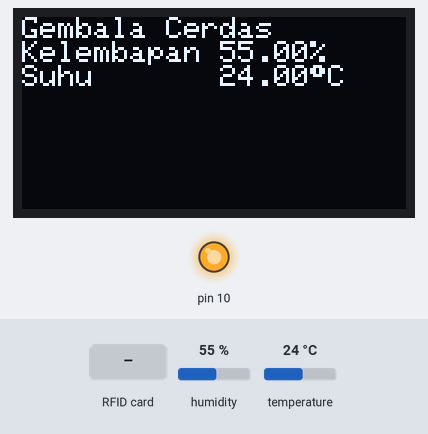
Bench run of a sketch on a simulated Arduino Uno, built with avr-gcc and run on an emulated ATmega328P. On the bench: 128×64 one-colour display, output pins drawn as LEDs (lit = HIGH). Inputs (shaded band) come from the test bench; at power-on: humidity 55 %, temperature 24 °C. What the sketch prints to the serial monitor is not drawn.

Above: at 5.6 s.
5.7 s: RFID card 5E 7A 19 C4 held to the reader
At 7.1 s:
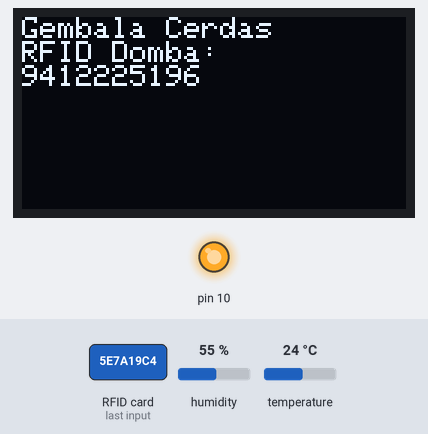
11.5 s: humidity set to 22 %
At 16.0 s:
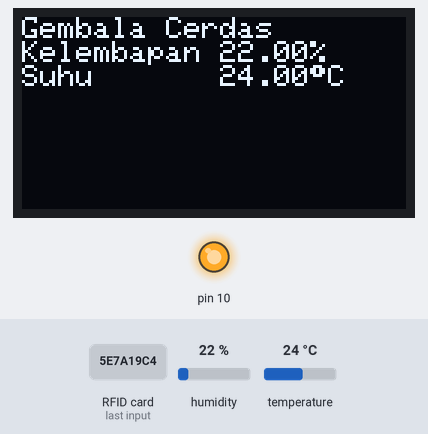
16.5 s: temperature set to 12 °C
At 20.6 s:
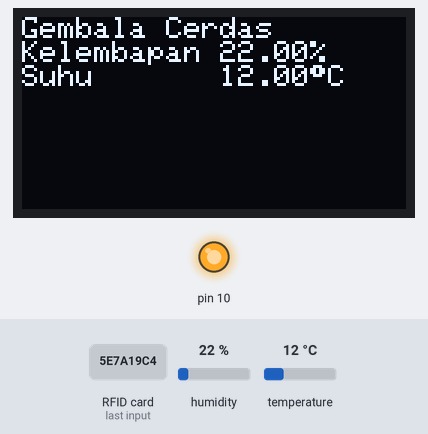
21.5 s: humidity set to 40 %
At 26.3 s:
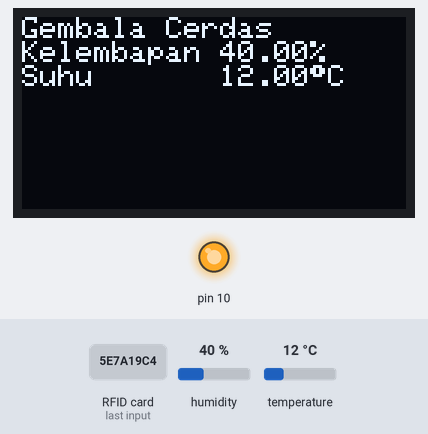
26.6 s: temperature set to 19 °C
Timing chart, 0 to 29.6 s (numbered marks = the images above; inputs shaded):
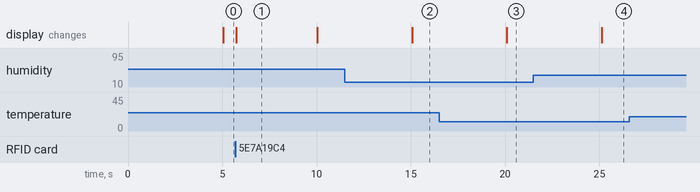

Measured:
- after the input at 5.7 s, the display: changes after 0.06 s (image 1)
- after the input at 11.5 s, the display: changes after 3.6 s (image 2)
- after the input at 16.5 s, the display: changes after 3.6 s (image 3)
- after the input at 21.5 s, the display: changes after 3.6 s (image 4)
- what the display in image 1 shows lasts 4.2 s, from 5.8 s to 10.0 s

The sketch:

rfid_suhu.ino
```cpp
#include <Wire.h>
#include <SPI.h>
#include <MFRC522.h>
#include <DHT.h>
#include <Adafruit_GFX.h>
#include <Adafruit_SSD1306.h>

#define DHT_SENSOR_PIN  4
#define DHT_SENSOR_TYPE DHT22

#define SS_PIN 5
#define RST_PIN 0

#define OLED_RESET 4

MFRC522 rfid(SS_PIN, RST_PIN);
MFRC522::MIFARE_Key key;
byte nuidPICC[4];

DHT dht_sensor(DHT_SENSOR_PIN, DHT_SENSOR_TYPE);

Adafruit_SSD1306 display;

void setup() {
  Serial.begin(9600);
  dht_sensor.begin();
  SPI.begin(); // Init SPI bus
  rfid.PCD_Init(); // Init MFRC522

  for (byte i = 0; i < 6; i++) {
    key.keyByte[i] = 0xFF;
  }

  Serial.println(F("This code scan the MIFARE Classsic NUID."));
  Serial.print(F("Using the following key:"));
  printHex(key.keyByte, MFRC522::MF_KEY_SIZE);

  display.begin(SSD1306_SWITCHCAPVCC, 0x3C);
  display.clearDisplay();
  display.setTextSize(1);
  display.setTextColor(WHITE);
  display.setCursor(0, 0);
  display.println("Hai, kenalin");
  display.println("Aku Gembala Cerdas");
  display.display();
  delay(2000);
}

void loop() {
  static unsigned long previousMillis = 0;
  const long interval = 5000;  // Set interval to 5000 milliseconds (5 detik)

  unsigned long currentMillis = millis();

  //DHT22
  if (currentMillis - previousMillis >= interval) {
    previousMillis = currentMillis;

    float humi = dht_sensor.readHumidity();
    float tempC = dht_sensor.readTemperature();

    Serial.print("Kelembapan: ");
    Serial.print(humi);
    Serial.println("%");

    Serial.print("  |  ");

    Serial.print("Suhu: ");
    Serial.print(tempC);
    Serial.println("°C");
    display.clearDisplay();
    display.setTextSize(1);
    display.setTextColor(WHITE);
    display.setCursor(0, 0);
    display.println("Gembala Cerdas");
    display.print("Kelembapan ");
    display.print(humi);
    display.println("%");
    display.print("Suhu       ");
    display.print(tempC);
    display.print((char)247);
    display.println("C");
    display.display();
  }

  if (!rfid.PICC_IsNewCardPresent())
    return;

  if (!rfid.PICC_ReadCardSerial())
    return;

  MFRC522::PICC_Type piccType = rfid.PICC_GetType(rfid.uid.sak);

  if (piccType != MFRC522::PICC_TYPE_MIFARE_MINI &&
      piccType != MFRC522::PICC_TYPE_MIFARE_1K &&
      piccType != MFRC522::PICC_TYPE_MIFARE_4K) {
    Serial.println(F("Your tag is not of type MIFARE Classic."));
    return;
  } else {
    for (byte i = 0; i < 4; i++) {
      nuidPICC[i] = rfid.uid.uidByte[i];
    }

    Serial.println(F("RFID Domba: "));
    printDecA(rfid.uid.uidByte, rfid.uid.size);
    Serial.println();
    display.clearDisplay();
    display.setTextSize(1);
    display.setTextColor(WHITE);
    display.setCursor(0, 0);
    display.println("Gembala Cerdas");
    display.println("RFID Domba: ");
    printDec(display, rfid.uid.uidByte, rfid.uid.size);
    display.display();


  }

  rfid.PICC_HaltA();
  rfid.PCD_StopCrypto1();
  delay(2000);
}


void printHex(byte *buffer, byte bufferSize) {
  for (byte i = 0; i < bufferSize; i++) {
    // Serial.print(buffer[i] < 0x10 ? " 0" : " ");
    Serial.print(buffer[i] < 0x10 ? "0" : "");
    Serial.print(buffer[i], HEX);
  }
}

void printDec(Adafruit_SSD1306& display, byte *buffer, byte bufferSize) {
  for (byte i = 0; i < bufferSize; i++) {
    display.print(buffer[i] < 0x10 ? " " : "");
    display.print(buffer[i], DEC);
  }
}

void printDecA(byte *buffer, byte bufferSize) {
  for (byte i = 0; i < bufferSize; i++) {
    Serial.print(buffer[i] < 0x10 ? " " : "");
    Serial.print(buffer[i], DEC);
  }
}
```
